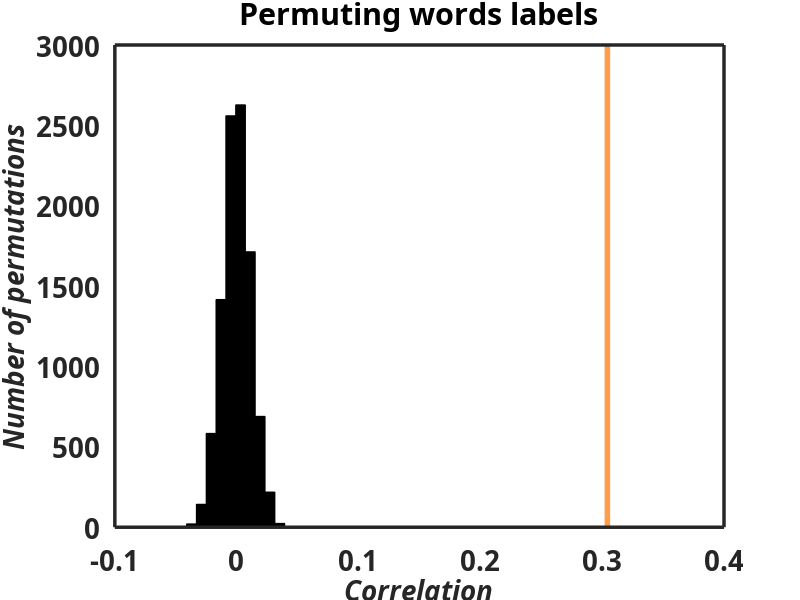

The MATLAB script that drew this image:

clear all
%load the result file



%open this to see results including 39 sub and including Encens
load ('allWords_ITER_BetweenGr_corrDSMsCARD-SORTING_allSub.mat');



%%%%%visualize and compute statistic within
n_iter=10000;

realCorr=Mean_betweenGr_corr;
Corr_perm=ITER_Mean_betweenGr_corr(1:n_iter);

pVal=(sum(Corr_perm>realCorr)+1)/(n_iter+1);

%%%%visualize the null distribution
figure();
set(gcf,'color','w'); %to have white background
nbins= 10;

texttitle = ['Permuting words labels'];

 hist(Corr_perm,nbins);

 h = findobj(gca,'Type','patch');
set(h,'FaceColor','k','EdgeColor','k')
%Overlay our observation
hold on
%     Color=[105 170 153]/256; %EB 

    Color=[255 158 74]/256; %LB 
plot([realCorr,realCorr],ylim,'Color',Color,'LineWidth',4);
hold off
% Add title and axis labels
title(texttitle);
X_label='Correlation';
Y_label='Number of permutations';

 ax=gca;
    set(ax,'FontName','Avenir','FontSize',20, 'FontWeight','bold',...
        'LineWidth',2.5,'TickDir','out', 'TickLength', [0,0])%,...
        %'yLim',yLim,'xLim',xLim,'XTick', XTick,'XTickLabel', XTickLabel,'FontSize',FontSize);
    % xlabel(['ANIM','HUMAN','OBJ','BIG'],'FontSize',18,'FontAngle','italic');
    ylabel(Y_label,'FontSize',20,'FontAngle','italic');
    xlabel(X_label,'FontSize',20,'FontAngle','italic');
%disp (strcat('pVal:',num2str(pVal)));
fprintf('The p value is: %f\n', pVal);
